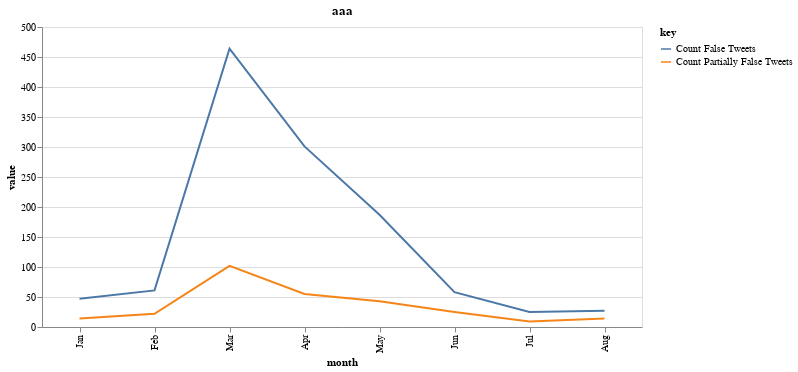

The code cell stored with this chart in its notebook:
### Code cell
csv_dataframe = pd.read_csv('dataset/fakecovid_filtered_dataset_clean.csv',sep=";")
csv_dataframe['tweet_id'] = csv_dataframe['tweet_id'].astype(str)
csv_list = csv_dataframe.values.tolist()
lista_unica_csv=list(itertools.chain.from_iterable(csv_list))


index=0
cmt_list = []
#stopwords = set(STOPWORDS) 
for element in data:
    token_id = data[index]['id_str']
    indice_csv = lista_unica_csv.index(token_id)
    token = data[index]['created_at']
    final_token = token[4:7] + " " +lista_unica_csv[indice_csv+1].lower().replace(" ", "")
    cmt_list.append(final_token)
    index=index+1
    
#print(cmt_list)
fdist = dict(nltk.FreqDist(cmt_list))
df = pd.DataFrame.from_dict(fdist, orient='index').reset_index()
df = df.rename(columns={'index':'month', 0:'count'})

#print(df.to_string())

col_one_list = df['month'].tolist()
col_two_list = df['count'].tolist()

typelist=[]
namelist=[]

index = 0

count_false = [0] * len(col_one_list)
count_part = [0] * len(col_one_list)
#count_true = [0] * len(col_one_list)
#count_other = [0] * len(col_one_list)
#count_unproven = [0] * len(col_one_list)
#print("count false len "+str(len(count_false)))

for el in col_one_list:
    tok = el.split()
    namelist.append(tok[0])
    #typelist.append(tok[1])
    if tok[0] in namelist:
        indx = namelist.index(tok[0])
        if tok[1] == "false":
            count_false[indx] = col_two_list[index]
        elif tok[1] == "partiallyfalse":
            count_part[indx] = col_two_list[index]
        #elif tok[1] == "unproven":
         #   count_unproven[indx] = col_two_list[index]
        #elif tok[1] == "others":
        #    count_other[indx] = col_two_list[index]
        #elif tok[1] == "true":
        #    count_true[indx] = col_two_list[index]
        #else:
         #   print("extra")
   
    index = index + 1

i=0
for el in col_two_list:
    #col_two_list[i] = count_false[i] + count_part[i] + count_unproven[i] + count_other[i] + count_true[i]
    col_two_list[i] = count_false[i] + count_part[i]
    i = i + 1

#print("count false len "+str(len(count_false)))
df['month']=namelist
df['Count False Tweets']=count_false
df['Count Partially False Tweets']=count_part
#df['Count Unproven Tweets']=count_unproven
#df['Counter Other Tweets']=count_other
#df['Counter True Tweets']=count_true
df['count'] = col_two_list
#del df['count']


#df['type']=typelist

df = df.sort_values(by=['count'],ascending=[False])


bars = alt.Chart(df).transform_fold(
    ['Count False Tweets', 'Count Partially False Tweets'],
).mark_line().encode(
    x=alt.X('month:N', sort = ['Jan','Feb','Mar','Apr','May','Jun','Jul','Aug']),
    y=alt.Y('value:Q'),
    color=alt.Color('key:N'),
   
).transform_filter(
    alt.FieldRangePredicate(field='count', range=[1, 1000])
).properties(title="aaa",width=600)


bars

### Figure 1 — Vega-Lite specification as saved in the notebook (floating-point values rounded to 4 significant figures)
{"config": {"view": {"continuousWidth": 400, "continuousHeight": 300}}, "data": {"name": "data-3596fab42c58f2d3cbd347e1d50a6f34"}, "mark": "line", "encoding": {"color": {"type": "nominal", "field": "key"}, "x": {"type": "nominal", "field": "month", "sort": ["Jan", "Feb", "Mar", "Apr", "May", "Jun", "Jul", "Aug"]}, "y": {"type": "quantitative", "field": "value"}}, "title": "aaa", "transform": [{"fold": ["Count False Tweets", "Count Partially False Tweets"]}, {"filter": {"field": "count", "range": [1, 1000]}}], "width": 600, "$schema": "https://vega.github.io/schema/vega-lite/v4.8.1.json", "datasets": {"data-3596fab42c58f2d3cbd347e1d50a6f34": [{"month": "Mar", "count": 566, "Count False Tweets": 464, "Count Partially False Tweets": 102}, {"month": "Apr", "count": 356, "Count False Tweets": 301, "Count Partially False Tweets": 55}, {"month": "May", "count": 230, "Count False Tweets": 187, "Count Partially False Tweets": 43}, {"month": "Feb", "count": 83, "Count False Tweets": 61, "Count Partially False Tweets": 22}, {"month": "Jun", "count": 83, "Count False Tweets": 58, "Count Partially False Tweets": 25}, {"month": "Jan", "count": 61, "Count False Tweets": 47, "Count Partially False Tweets": 14}, {"month": "Aug", "count": 41, "Count False Tweets": 27, "Count Partially False Tweets": 14}, {"month": "Jul", "count": 34, "Count False Tweets": 25, "Count Partially False Tweets": 9}, {"month": "Mar", "count": 0, "Count False Tweets": 0, "Count Partially False Tweets": 0}, {"month": "May", "count": 0, "Count False Tweets": 0, "Count Partially False Tweets": 0}, {"month": "Jun", "count": 0, "Count False Tweets": 0, "Count Partially False Tweets": 0}, {"month": "Jul", "count": 0, "Count False Tweets": 0, "Count Partially False Tweets": 0}, {"month": "Jan", "count": 0, "Count False Tweets": 0, "Count Partially False Tweets": 0}, {"month": "Apr", "count": 0, "Count False Tweets": 0, "Count Partially False Tweets": 0}, {"month": "Aug", "count": 0, "Count False Tweets": 0, "Count Partially False Tweets": 0}, {"month": "Feb", "count": 0, "Count False Tweets": 0, "Count Partially False Tweets": 0}]}}
